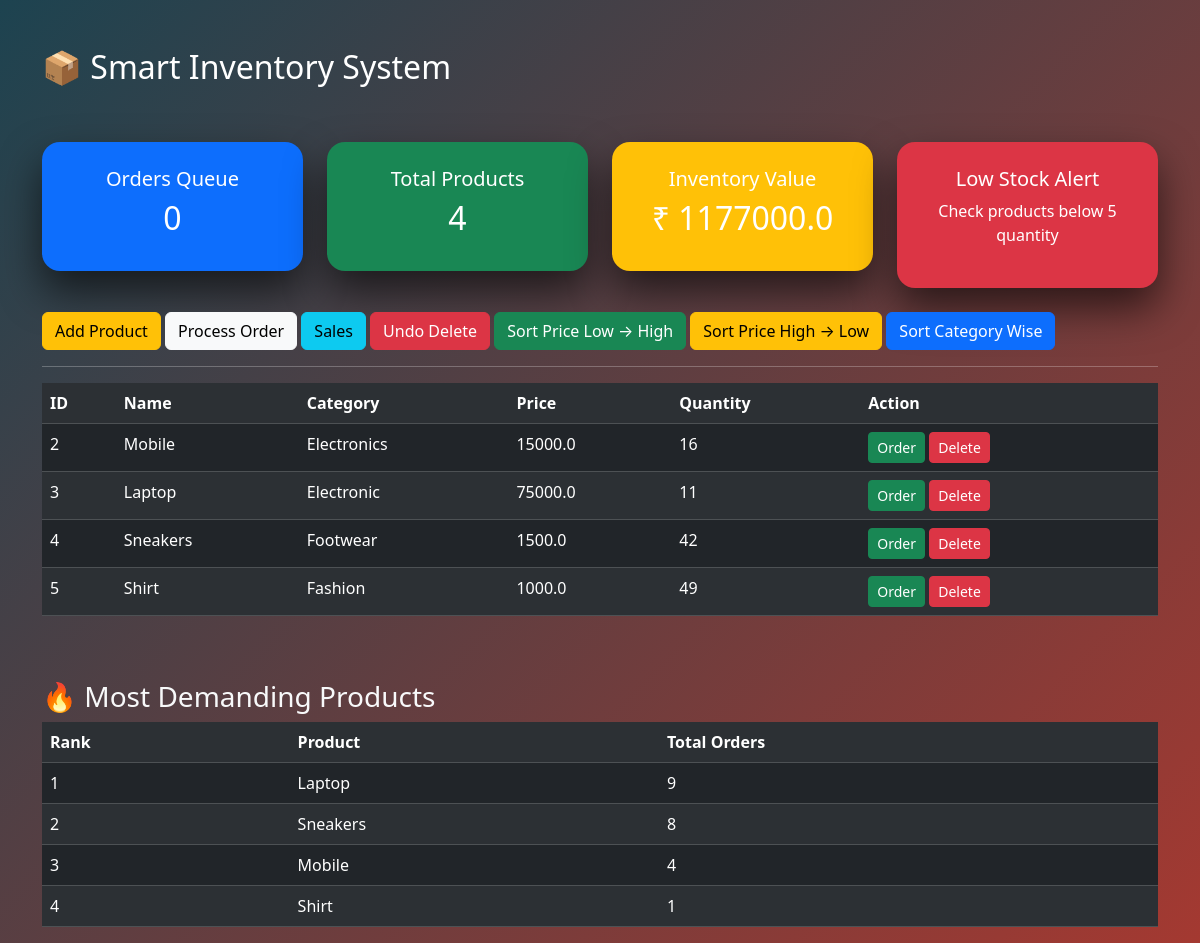
The page / on the database its author committed.
### tables this page shows
CREATE TABLE products(
        id INTEGER PRIMARY KEY AUTOINCREMENT,
        name TEXT UNIQUE,
        category TEXT,
        price REAL,
        quantity INTEGER
    );

CREATE TABLE sales(
        id INTEGER PRIMARY KEY AUTOINCREMENT,
        product_name TEXT,
        quantity INTEGER,
        price REAL
    );

### app.py (the view)
@app.route("/")
def dashboard():
    sort = request.args.get("sort")
    conn = connect_db()
    if sort == "low":
        products = conn.execute(
            "SELECT * FROM products ORDER BY price ASC"
        ).fetchall()
    elif sort == "high":
        products = conn.execute(
            "SELECT * FROM products ORDER BY price DESC"
        ).fetchall()
    elif sort == "category":
        products = conn.execute(
            "SELECT * FROM products ORDER BY category ASC"
        ).fetchall()
    else:
        products = conn.execute(
            "SELECT * FROM products"
        ).fetchall()
    inventory_value = sum(p["price"] * p["quantity"] for p in products)
    demand = conn.execute("""
        SELECT product_name, COUNT(*) as total
        FROM sales
        GROUP BY product_name
        ORDER BY total DESC
    """).fetchall()
    conn.close()
    return render_template(
        "dashboard.html",
        products=products,
        inventory_value=inventory_value,
        orders=len(order_queue),
        demand=demand
    )

### app.py (called while the page is built)
def connect_db():
    conn = sqlite3.connect("inventory.db", timeout=10)
    conn.row_factory = sqlite3.Row
    return conn

### templates/dashboard.html (shortened to what this page needs)
<!DOCTYPE html>
<html>
<head>
<link href="https://cdn.jsdelivr.net/npm/bootstrap@5.3.2/dist/css/bootstrap.min.css" rel="stylesheet">
</head>
<body>
<div class="container mt-5">
<h2>📦 Smart Inventory System</h2>
<br>
<div class="row mt-4">
<div class="col-md-3">
<div class="card3d bg-primary text-center">
<h5>Orders Queue</h5>
<h2>{{orders}}</h2>
</div>
</div>
<div class="col-md-3">
<div class="card3d bg-success text-center">
<h5>Total Products</h5>
<h2>{{products|length}}</h2>
</div>
</div>
<div class="col-md-3">
<div class="card3d bg-warning text-center">
<h5>Inventory Value</h5>
<h2>₹ {{inventory_value}}</h2>
</div>
</div>
<div class="col-md-3">
<div class="card3d bg-danger text-center">
<h5>Low Stock Alert</h5>
<p>Check products below 5 quantity</p>
</div>
</div>
</div>
<br>
<a href="/add" class="btn btn-warning">Add Product</a>
<a href="/process" class="btn btn-light">Process Order</a>
<a href="/sales" class="btn btn-info">Sales</a>
<a href="/undo" class="btn btn-danger">Undo Delete</a>
<a href="/?sort=low" class="btn btn-success">Sort Price Low → High</a>
<a href="/?sort=high" class="btn btn-warning">Sort Price High → Low</a>
<a href="/?sort=category" class="btn btn-primary">
Sort Category Wise
</a>
<hr>
<table class="table table-dark table-striped">
<tr>
<th>ID</th>
<th>Name</th>
<th>Category</th>
<th>Price</th>
<th>Quantity</th>
<th>Action</th>
</tr>
{% for p in products %}
<tr>
<td>{{p.id}}</td>
<td>{{p.name}}</td>
<td>{{p.category}}</td>
<td>{{p.price}}</td>
<td>
{% if p.quantity <= 5 %}
<span class="text-danger">{{p.quantity}} (Restock)</span>
{% else %}
{{p.quantity}}
{% endif %}
</td>
<td>
<a href="/order/{{p.id}}" class="btn btn-success btn-sm">Order</a>
<a href="/delete/{{p.id}}" class="btn btn-danger btn-sm">Delete</a>
</td>
</tr>
{% endfor %}
</table>
<br><br>
<h3 class="text-light">🔥 Most Demanding Products</h3>
<table class="table table-dark table-striped">
<tr>
<th>Rank</th>
<th>Product</th>
<th>Total Orders</th>
</tr>
{% for d in demand %}
<tr>
<td>{{loop.index}}</td>
<td>{{d.product_name}}</td>
<td>{{d.total}}</td>
</tr>
{% endfor %}
</table>
</div>
</body>
</html>

### templates/dashboard.html (style rules this page uses)
body { background:linear-gradient(135deg,#1d4350,#a43931); color:white; }
.card3d { padding:25px; border-radius:18px; box-shadow:0 20px 40px rgba(0,0,0,0.6); transition:0.3s; }

### rows shown on the page
products: id "2", name "Mobile", category "Electronics", price "15000.0", quantity "16"
products: id "3", name "Laptop", category "Electronic", price "75000.0", quantity "11"
products: id "4", name "Sneakers", category "Footwear", price "1500.0", quantity "42"
products: id "5", name "Shirt", category "Fashion", price "1000.0", quantity "49"
sales: product_name "Laptop", total "9"
sales: product_name "Sneakers", total "8"
sales: product_name "Shirt", total "1"

### other values the page prints
{{ orders }} "0"
{{ products|length }} "4"
{{ inventory_value }} "1177000.0"
{{ d.product_name }} "Mobile"
{{ d.total }} "4"
